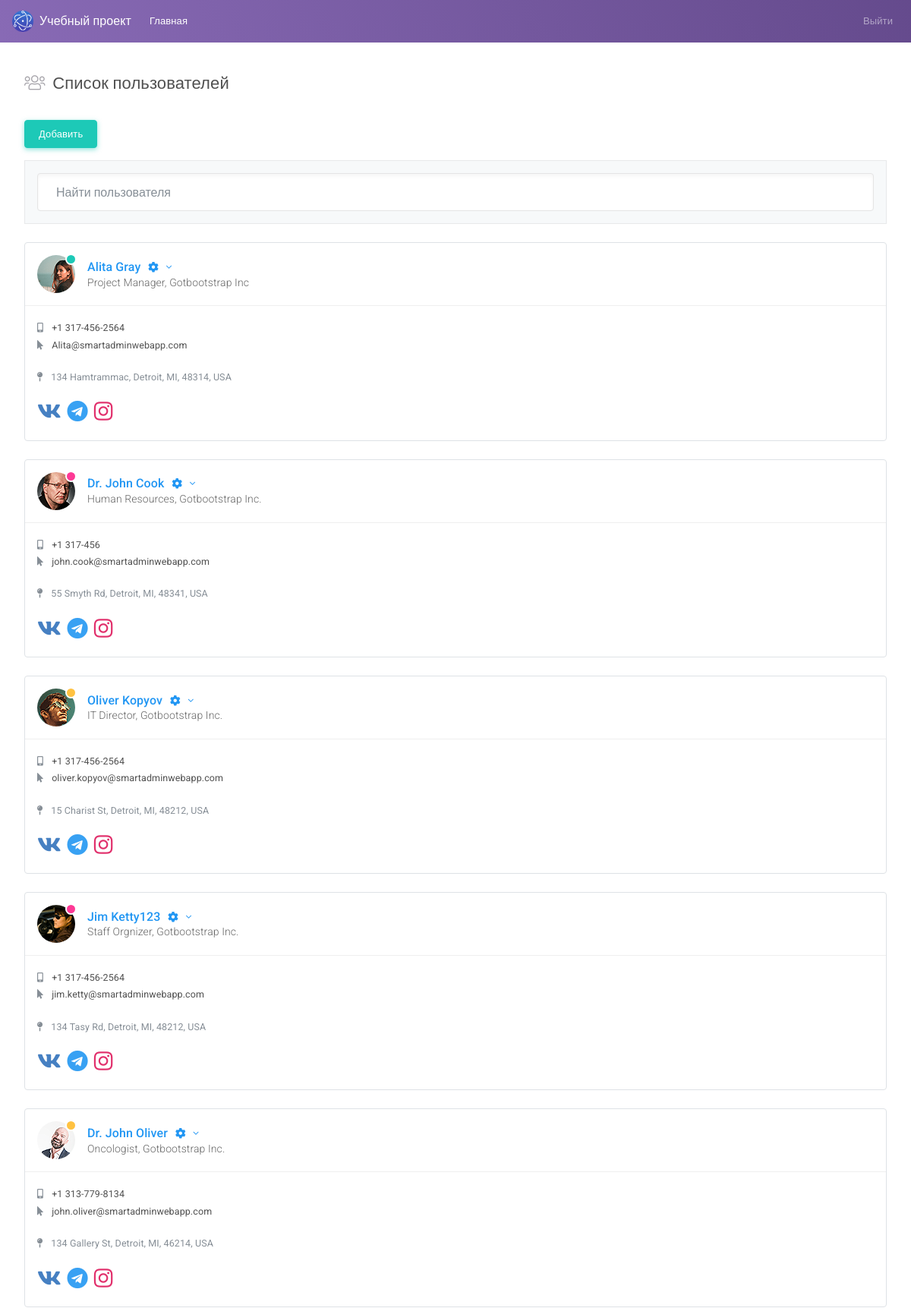
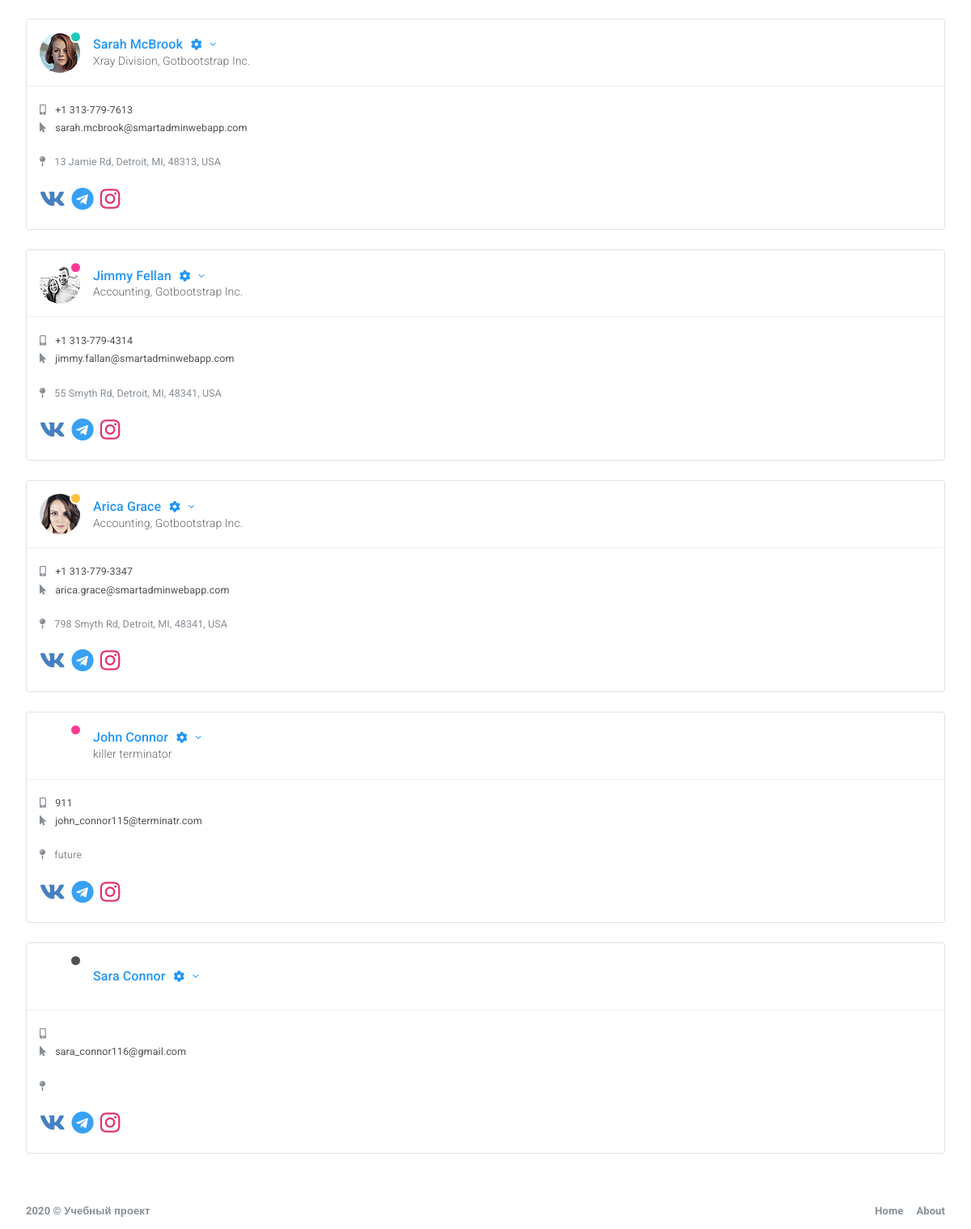
The app's page /users.php (signed in) with its own data (2 pictures, top to bottom).
### tables this page shows
CREATE TABLE `users` (
  `id` int(11) NOT NULL,
  `email` varchar(255) NOT NULL,
  `password` varchar(255) NOT NULL,
  `name` varchar(255) NOT NULL,
  `status` varchar(255) NOT NULL,
  `position` varchar(255) NOT NULL,
  `image_name` varchar(255) NOT NULL,
  `phone` varchar(255) NOT NULL,
  `address` varchar(255) NOT NULL,
  `vk` varchar(255) NOT NULL,
  `telegram` varchar(255) NOT NULL,
  `instagram` varchar(255) NOT NULL,
  `role` varchar(255) NOT NULL DEFAULT 'user'
);

### functions.php (called while the page is built, shortened)
<?php
function has_image($user_image) {
  if ( !empty($user_image) ) {
    return true;
  }
  return false;
}
function get_users() {
  include "connect_db.php";
  $sql = "SELECT * FROM users";
  $statement = $pdo->prepare($sql);
  $statement->execute();
  return $statement->fetchAll(PDO::FETCH_ASSOC);
}
function is_logged_in($user_session) {
  if(isset($user_session) ) {
    return true;
  }
  return false;
}
function is_admin($user) {
  if($user['role'] === 'admin') {
    return true;
  }
  return false;
}
;?>

### users.php (the view, shortened to what this page needs)
<?php
    include "functions.php";
    $users = get_users();
;?>
<!DOCTYPE html>
<html lang="en">
<head>
    <link id="vendorsbundle" rel="stylesheet" media="screen, print" href="css/vendors.bundle.css">
    <link id="appbundle" rel="stylesheet" media="screen, print" href="css/app.bundle.css">
    <link id="myskin" rel="stylesheet" media="screen, print" href="css/skins/skin-master.css">
    <link rel="stylesheet" media="screen, print" href="css/fa-solid.css">
    <link rel="stylesheet" media="screen, print" href="css/fa-brands.css">
    <link rel="stylesheet" media="screen, print" href="css/fa-regular.css">
</head>
    <body class="mod-bg-1 mod-nav-link">
        <nav class="navbar navbar-expand-lg navbar-dark bg-primary bg-primary-gradient">
            <a class="navbar-brand d-flex align-items-center fw-500" href="users.php"><img alt="logo" class="d-inline-block align-top mr-2" src="img/logo.png"> Учебный проект</a>
            <div class="collapse navbar-collapse" id="navbarColor02">
                <ul class="navbar-nav mr-auto">
                    <li class="nav-item active">
                        <a class="nav-link" href="users.php">Главная <span class="sr-only">(current)</span></a>
                    </li>
                </ul>
                <ul class="navbar-nav ml-auto">
                    <?php if( is_logged_in($_SESSION['user']) ) :?>
                        <li class="nav-item">
                            <a class="nav-link" href="login_out.php">Выйти</a>
                        </li>
                    <?php endif ;?>
                </ul>
            </div>
        </nav>
        <main id="js-page-content" role="main" class="page-content mt-3">
            <div class="subheader">
                <h1 class="subheader-title">
                    <i class='subheader-icon fal fa-users'></i> Список пользователей
                </h1>
            </div>
            <div class="row">
                <div class="col-xl-12">
                    <?php echo ( is_admin($_SESSION['user']) ) ? '<a class="btn btn-success" href="add_user.php">Добавить</a>' : '' ;?>
                    <div class="border-faded bg-faded p-3 mb-g d-flex mt-3">
                        <input type="text" id="js-filter-contacts" name="filter-contacts" class="form-control shadow-inset-2 form-control-lg" placeholder="Найти пользователя">
                    </div>
                </div>
            </div>
            <div class="row" id="js-contacts">
                <?php foreach($users as $user): ?>
                    <div class="col-xl-4">
                        <div id="c_1" class="card border shadow-0 mb-g shadow-sm-hover" data-filter-tags="<?= strtolower($user['name']) ;?>">
                            <div class="card-body border-faded border-top-0 border-left-0 border-right-0 rounded-top">
                                <div class="d-flex flex-row align-items-center">
                                    <span class="status status-<?php if($user['status'] === 'online') {
                                                                        echo "success";
                                                                    } elseif($user['status'] === 'away') {
                                                                        echo "warning";
                                                                    } elseif($user['status'] === 'not_disturb') {
                                                                        echo "danger";
                                                                    } else {
                                                                        echo "secondary";
                                                                    }
                                                                ;?>
                                    mr-3">
                                        <span class="rounded-circle profile-image d-block " style="background-image:url('./img/demo/avatars/<?= (has_image($user['image_name'])) ? $user['image_name'] : 'no_image.png' ;?>'); background-size: cover;"></span>
                                    </span>
                                    <div class="info-card-text flex-1">
                                        <?php if( is_admin($_SESSION['user']) or $user['email'] === $_SESSION['user']['email'])  :?>
                                            <a href="page_profile.php?id=<?= $user['id'] ;?>" class="fs-xl text-truncate text-truncate-lg text-info">
                                                <?= $user['name'] ;?>
                                            </a>
                                            <a href="#" class="fs-xl text-truncate text-truncate-lg text-info" data-toggle="dropdown" aria-expanded="false">
                                                <i class="fal fas fa-cog fa-fw d-inline-block ml-1 fs-md"></i>
                                                <i class="fal fa-angle-down d-inline-block ml-1 fs-md"></i>
                                            </a>
                                        <?php endif ;?>
                                        <span class="text-truncate text-truncate-xl">
                                            <?= $user['position'] ;?>
                                        </span>
                                    </div>
                                </div>
                            </div>
                            <div class="card-body p-0 collapse show">
                                <div class="p-3">
                                    <a href="tel:<?= $user['phone'] ;?>" class="mt-1 d-block fs-sm fw-400 text-dark">
                                        <i class="fas fa-mobile-alt text-muted mr-2"></i>
                                        <?= $user['phone'] ;?>
                                    </a>
                                    <a href="mailto:<?= $user['email'];?>" class="mt-1 d-block fs-sm fw-400 text-dark">
                                        <i class="fas fa-mouse-pointer text-muted mr-2"></i>
                                        <?= $user['email'];?>
                                    </a>
                                    <address class="fs-sm fw-400 mt-4 text-muted">
                                        <i class="fas fa-map-pin mr-2"></i>
                                        <?= $user['address'] ;?>
                                    </address>
                                    <div class="d-flex flex-row">
                                        <a href="vk:<?= $user['vk'];?>" class="mr-2 fs-xxl" style="color:#4680C2">
                                            <i class="fab fa-vk"></i>
                                        </a>
                                        <a href="telegram:<?= $user['telegram'];?>" class="mr-2 fs-xxl" style="color:#38A1F3">
                                            <i class="fab fa-telegram"></i>
                                        </a>
                                        <a href="instagram:<?= $user['instagram'];?>" class="mr-2 fs-xxl" style="color:#E1306C">
                                            <i class="fab fa-instagram"></i>
                                        </a>
                                    </div>
                                </div>
                            </div>
                        </div>
                    </div>
                <?php endforeach ;?>
            </div>
        </main>
        <footer class="page-footer" role="contentinfo">
            <div class="d-flex align-items-center flex-1 text-muted">
                <span class="hidden-md-down fw-700">2020 © Учебный проект</span>
            </div>
            <div>
                <ul class="list-table m-0">
                    <li><a href="intel_introduction.html" class="text-secondary fw-700">Home</a></li>
                    <li class="pl-3"><a href="info_app_licensing.html" class="text-secondary fw-700">About</a></li>
                </ul>
            </div>
        </footer>
    </body>
</html>

### css/fa-solid.css (style rules this page uses)
.fa,.fas { font-family:'Font Awesome 5 Pro';font-weight:900 }

### css/fa-brands.css (style rules this page uses)
.fab { font-family:'Font Awesome 5 Brands';font-weight:400 }

### records on screen
users: image_name (picture), name "Alita Gray", position "Project Manager, Gotbootstrap Inc", phone "+1 317-456-2564", email "Alita@smartadminwebapp.com", address "134 Hamtrammac, Detroit, MI, 48314, USA"
users: image_name (picture), name "Dr. John Cook", position "Human Resources, Gotbootstrap Inc.", phone "+1 317-456", email "john.cook@smartadminwebapp.com", address "55 Smyth Rd, Detroit, MI, 48341, USA"
users: image_name (picture), name "Oliver Kopyov", position "IT Director, Gotbootstrap Inc.", phone "+1 317-456-2564", email "oliver.kopyov@smartadminwebapp.com", address "15 Charist St, Detroit, MI, 48212, USA"
users: image_name (picture), name "Jim Ketty123", position "Staff Orgnizer, Gotbootstrap Inc.", phone "+1 317-456-2564", email "jim.ketty@smartadminwebapp.com", address "134 Tasy Rd, Detroit, MI, 48212, USA"
users: image_name (picture), name "Dr. John Oliver", position "Oncologist, Gotbootstrap Inc.", phone "+1 313-779-8134", email "john.oliver@smartadminwebapp.com", address "134 Gallery St, Detroit, MI, 46214, USA"
users: image_name (picture), name "Sarah McBrook", position "Xray Division, Gotbootstrap Inc.", phone "+1 313-779-7613", email "sarah.mcbrook@smartadminwebapp.com", address "13 Jamie Rd, Detroit, MI, 48313, USA"
users: image_name (picture), name "Jimmy Fellan", position "Accounting, Gotbootstrap Inc.", phone "+1 313-779-4314", email "jimmy.fallan@smartadminwebapp.com", address "55 Smyth Rd, Detroit, MI, 48341, USA"
users: image_name (picture), name "Arica Grace", position "Accounting, Gotbootstrap Inc.", phone "+1 313-779-3347", email "arica.grace@smartadminwebapp.com", address "798 Smyth Rd, Detroit, MI, 48341, USA"
users: name "John Connor", position "killer terminator", phone "911", email "john_connor115@terminatr.com", address "future"
users: name "Sara Connor", email "sara_connor116@gmail.com"
